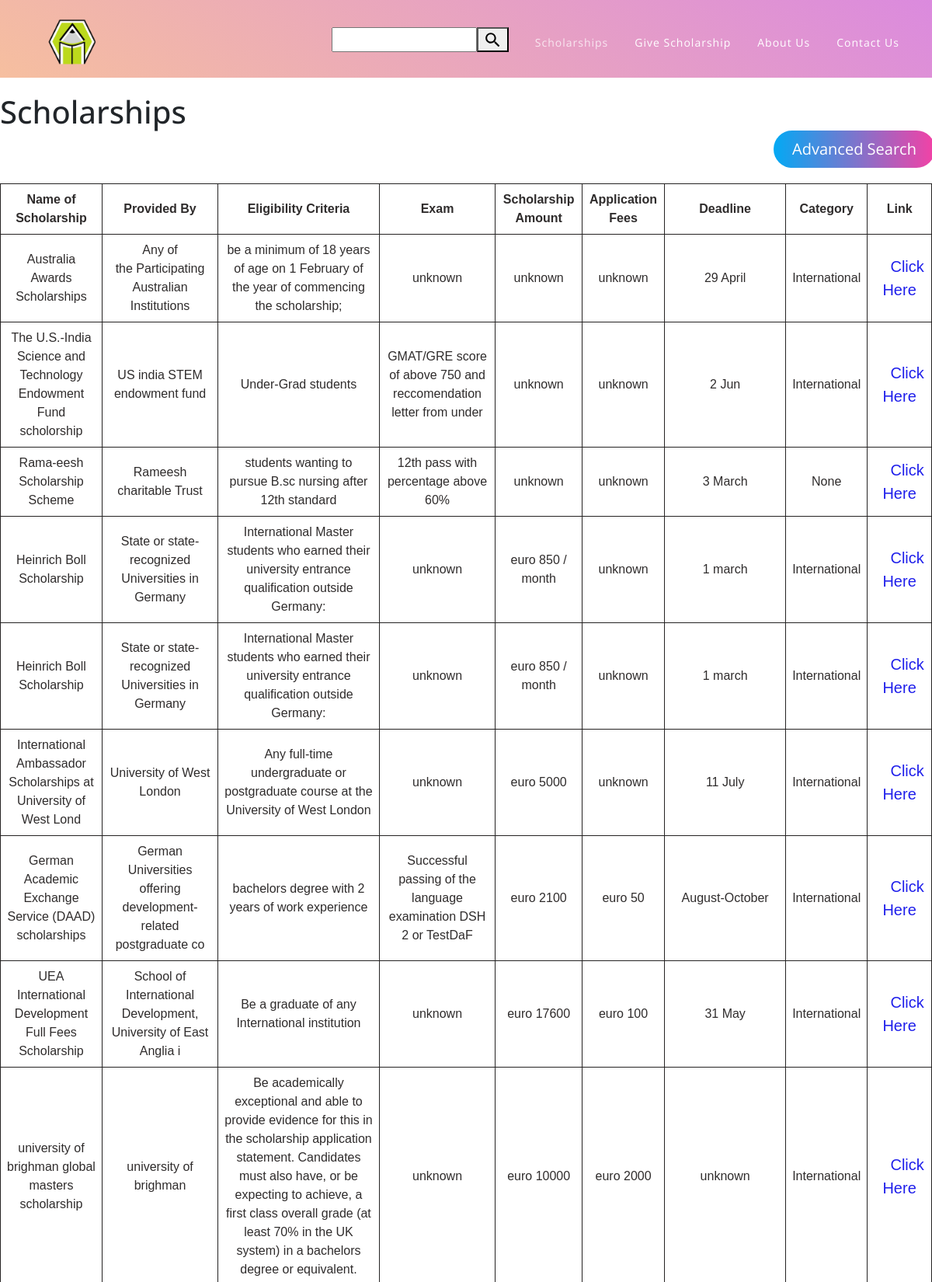
The app's page /index/ (upper part) with its own data.
### app/models.py (models this page shows, shortened)
class App(models.Model):
    level = [("Undergraduate","UNDERGRADUATE"),
            ("Postgraduate", "POSTGRADUATE"),
            ("Phd", "PhD")]
    categories = [("None", "NONE"),
                 ("National","NATIONAL"),
                 ("International", "INTERNATIONAL")]
    name = models.CharField(max_length=64, help_text = "Enter Name of Scholarship")
    providedby = models.CharField(max_length=64, verbose_name = "Provided By", help_text="Enter name of sponsor or organization")
    eligibilitycriteria = models.CharField(max_length=512, verbose_name = "Eligibility Criteria", help_text="Enter Eligibility Criteria")
    exam = models.CharField(max_length=64, help_text="Enter if any exam is required")
    scholarshipamount = models.CharField(max_length = 18, verbose_name = "Scholarship Amount")
    applicationfees = models.CharField(max_length = 18, verbose_name = "Application Fees")
    deadline = models.CharField(max_length=32)
    link = models.CharField(max_length=128, help_text="Enter 404 if not available")
    category = models.CharField(choices=categories, blank=True, verbose_name = "Category", max_length=200, null=True)
    levels = models.CharField(choices=level, blank=True, verbose_name = "Levels", max_length=200, null=True)

### app/views.py (the view)
# urls.py: path("index/", views.index, name = "index"),
def index(request):
    search_post = request.GET.get('search')
    if search_post:
        apps = App.objects.filter(Q(name__contains=search_post) | Q(providedby__contains=search_post) | Q(eligibilitycriteria__contains=search_post) |Q(exam__contains=search_post) | Q(scholarshipamount__contains=search_post) | Q(applicationfees__contains=search_post) | Q(deadline__contains=search_post) |Q(link__contains=search_post))
    else:
        apps = App.objects.all().order_by("-scholarshipamount")
    return render(request, "app/index.html",{
        "apps":apps
    })

### app/templates/app/index.html (shortened to what this page needs)
{% load static %}
<!DOCTYPE html>
<html lang = "en">
    <head>
        <link href="{% static 'app/vendor/bootstrap/css/bootstrap.min.css' %}" rel="stylesheet">
        <link rel="stylesheet" href="{% static 'app/assets/css/fontawesome.css' %}">
        <link rel="stylesheet" href="{% static 'app/assets/css/templatemo-eduwell-style.css' %}">
        <link rel="stylesheet" href="{% static 'app/assets/css/owl.css' %}">
        <link rel="stylesheet" href="{% static 'app/assets/css/lightbox.css' %}">
</head>
<body>
    <header class="header-area header-sticky">
        <div class="container">
            <div class="row">
                <div class="col-12">
                    <nav class="main-nav">
                        <a href="{% url 'landing' %}" class="logo">
                            <img src="{% static 'app/assets/images/templatemo-eduwell.png' %}" alt="EduWell Template" width="60" height="60">
                        </a>
                        <ul class="nav">
                            <li>
                              <form style="display: flex;" name="search">
                                <input class="search" name="search">
                                <button><img src="{% static 'app/images/search-icon.svg' %}" height="25px" width="25px"></button>
                              </form>
                            </li>
                            <li><a href="{% url 'index' %}" class="active">Scholarships</a></li>
                            <li><a href = "{% url 'contact'%}">Give Scholarship</a></li>
                            <li><a href="{% url 'about' %}">About Us</a></li>
                            <li><a href="{% url 'contact'%}">Contact Us</a></li>
                        </ul>
                    </nav>
                </div>
            </div>
        </div>
    </header>
<div style="margin-top: 120px;   ">
    <h1>Scholarships</h1>
    <button style="text-decoration: none;
    margin-left: 83%;
    margin-bottom: 20px;
    border: none;
    color: #fff;
    width: 13em;
    height: 3em;
    line-height: 2em;
    text-align: center;
    background: linear-gradient(90deg,#03a9f4,#f441a5,#ffeb3b,#03a9f4);
    background-size: 300%;
    border-radius: 30px;
    z-index: 1;">
    <a style="margin-left: 0px; color: white" href = "{% url 'filter' %}">Advanced Search </a>
    </button>
    <table>
        <tr>
            <th>Name of Scholarship</th>
            <th>Provided By</th>
            <th>Eligibility Criteria</th>
            <th>Exam</th>
            <th>Scholarship Amount</th>
            <th>Application Fees</th>
            <th>Deadline</th>
            <th>Category</th>
            <th>Link</th>
        </tr>
    {% for app in apps %}
        <tr style="background-color:#ffffffbb">
            <td>{{app.name}}</td>
            <td>{{app.providedby}}</td>
            <td>{{app.eligibilitycriteria}}</td>
            <td>{{app.exam}}</td>
            <td>{{app.scholarshipamount}}</td>
            <td>{{app.applicationfees}}</td>
            <td>{{app.deadline}}</td>
            <td>{{app.category}}</td>
            <td><a href = "{{app.link}}" style = "color: rgb(32, 32, 235)">Click Here</a></td>
        </tr>
        {% endfor %}
    </table>
    </div>
</body>
</html>

### app/static/app/assets/css/templatemo-eduwell-style.css (style rules this page uses)
html, body, div, span, applet, object, iframe, h1, h2, h3, h4, h5, h6, p, blockquote, div pre, a, abbr, acronym, address, big, cite, code, del, dfn, em, font, img, ins, kbd, q, s, samp, small, strike, strong, sub, sup, tt, var, b, u, i, center, dl, dt, dd, ol, ul, li, figure, header, nav, section, article, aside, footer, figcaption { margin: 0; padding: 0; border: 0; outline: 0; }
ul, li { padding: 0; margin: 0; list-style: none; }
header, nav, section, article, aside, footer, hgroup { display: block; }
* { box-sizing: border-box; }
html, body { font-family: 'Open Sans', sans-serif; font-weight: 400; background-color: #fff; font-size: 16px; -ms-text-size-adjust: 100%; -webkit-font-smoothing: antialiased; -moz-osx-font-smoothing: grayscale; }
a { text-decoration: none !important; }
h1, h2, h3, h4, h5, h6 { margin-top: 0px; margin-bottom: 0px; }
ul { margin-bottom: 0px; }
img { width: 100%; overflow: hidden; }
html, body { background: #fff; font-family: 'Open Sans', sans-serif; }
.header-area { background-image: url(../images/header-bg.png); background-size: contain; background-repeat: no-repeat; background-position: center; position: absolute; top: 0; left: 0; right: 0; z-index: 100; -webkit-transition: all .5s ease 0s; -moz-transition: all .5s ease 0s; -o-transition: all .5s ease 0s; transition: all .5s ease 0s; }
.header-area .main-nav { min-height: 80px; background: transparent; }
.header-area .main-nav .logo { line-height: 100px; color: #fff; font-size: 28px; font-weight: 700; text-transform: uppercase; letter-spacing: 2px; float: left; -webkit-transition: all 0.3s ease 0s; -moz-transition: all 0.3s ease 0s; -o-transition: all 0.3s ease 0s; transition: all 0.3s ease 0s; }
.header-area .main-nav .nav { float: right; margin-top: 35px; margin-right: 0px; background-color: transparent; -webkit-transition: all 0.3s ease 0s; -moz-transition: all 0.3s ease 0s; -o-transition: all 0.3s ease 0s; transition: all 0.3s ease 0s; position: relative; z-index: 999; }
.header-area .main-nav .nav li { padding-left: 30px; padding-right: 30px; }
.header-area .main-nav .nav li:last-child { padding-right: 0px; }
.header-area .main-nav .nav li a { display: block; font-weight: 400; font-size: 14px; text-transform: capitalize; color: #fff; -webkit-transition: all 0.3s ease 0s; -moz-transition: all 0.3s ease 0s; -o-transition: all 0.3s ease 0s; transition: all 0.3s ease 0s; height: 40px; line-height: 40px; border: transparent; letter-spacing: 1px; }
.header-area .main-nav .nav li:hover a, .header-area .main-nav .nav li a.active { color: #fff!important; opacity: 0.75; }
.header-area.header-sticky { min-height: 80px; }
.header-area .nav { margin-top: 30px; }
.header-area.header-sticky .nav li a.active { color: #dc8cdb; }
@media (max-width: 1200px) { .header-area .main-nav .nav li { padding-left: 7px; padding-right: 7px; } }
@media (max-width: 1200px) { .header-area .main-nav:before { display: none; } }
@media (min-width: 767px) { .header-area .main-nav .nav { display: flex !important; } }
body { overflow-x: hidden; }
@media (max-width: 1200px) { .header-area { background: rgb(219,138,222) !important; background: linear-gradient(-145deg, rgba(219,138,222,1) 0%, rgba(246,191,159,1) 100%) !important; } }

### app/templates/app/index.html (style rules this page uses)
a { color: #3a3838; text-decoration: none; font-size: 20px; margin-left: 20px; }
table { font-family: Arial, Helvetica, sans-serif; border-collapse: collapse; width: 100%; }
td, th { border: 1px solid #252323; text-align: center; padding: 8px; color: #2f2c2c ; }
tr:nth-child(even) { background-color: #2c2a2a; }

### records on screen
App: name "Australia Awards Scholarships", providedby "Any of the Participating Australian Institutions", eligibilitycriteria "be a minimum of 18 years of age on 1 February of the year of commencing the scholarship;", exam "unknown", scholarshipamount "unknown", applicationfees "unknown", deadline "29 April", category "International"
App: name "The U.S.-India Science and Technology Endowment Fund scholorship", providedby "US india STEM endowment fund", eligibilitycriteria "Under-Grad students", exam "GMAT/GRE score of above 750 and reccomendation letter from under", scholarshipamount "unknown", applicationfees "unknown", deadline "2 Jun", category "International"
App: name "Rama-eesh Scholarship Scheme", providedby "Rameesh charitable Trust", eligibilitycriteria "students wanting to pursue B.sc nursing after 12th standard", exam "12th pass with percentage above 60%", scholarshipamount "unknown", applicationfees "unknown", deadline "3 March", category "None"
App: name "Heinrich Boll Scholarship", providedby "State or state-recognized Universities in Germany", eligibilitycriteria "International Master students who earned their university entrance qualification outside Germany:", exam "unknown", scholarshipamount "euro 850 / month", applicationfees "unknown", deadline "1 march", category "International"
App: name "Heinrich Boll Scholarship", providedby "State or state-recognized Universities in Germany", eligibilitycriteria "International Master students who earned their university entrance qualification outside Germany:", exam "unknown", scholarshipamount "euro 850 / month", applicationfees "unknown", deadline "1 march", category "International"
App: name "International Ambassador Scholarships at University of West Lond", providedby "University of West London", eligibilitycriteria "Any full-time undergraduate or postgraduate course at the University of West London", exam "unknown", scholarshipamount "euro 5000", applicationfees "unknown", deadline "11 July", category "International"
App: name "German Academic Exchange Service (DAAD) scholarships", providedby "German Universities offering development-related postgraduate co", eligibilitycriteria "bachelors degree with 2 years of work experience", exam "Successful passing of the language examination DSH 2 or TestDaF", scholarshipamount "euro 2100", applicationfees "euro 50", deadline "August-October", category "International"
App: name "UEA International Development Full Fees Scholarship", providedby "School of International Development, University of East Anglia i", eligibilitycriteria "Be a graduate of any International institution", exam "unknown", scholarshipamount "euro 17600", applicationfees "euro 100", deadline "31 May", category "International"
App: name "university of brighman global masters scholarship", providedby "university of brighman", eligibilitycriteria "Be academically exceptional and able to provide evidence for this in the scholarship application statement. Candidates must also have, or be expecting to achieve, a first class overall grade (at least 70% in the UK system) in a bachelors degree or equivalent.", exam "unknown", scholarshipamount "euro 10000", applicationfees "euro 2000", deadline "unknown", category "International"
